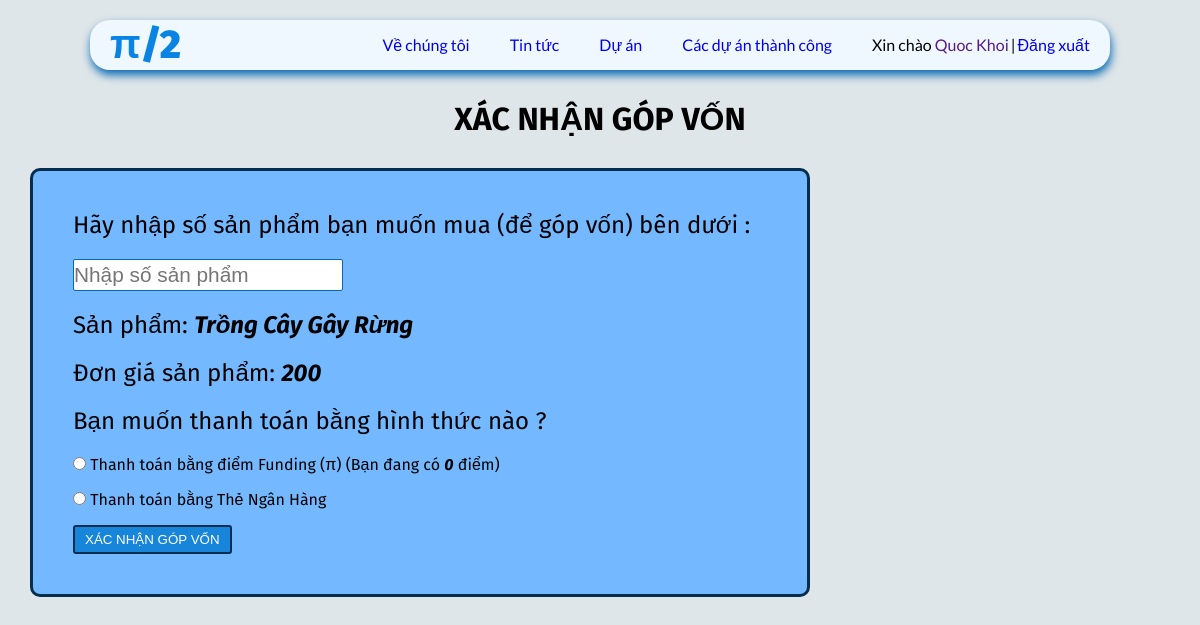
/projects/Project_1/fund/ (signed in), run on the app's committed database.
### user/models.py (models this page shows)
class User(AbstractUser):
    Money=models.IntegerField(default=0)
    Image=models.ImageField(default="/static/images/default_avatar.jpg")
    Phone=models.CharField(default='',max_length=15)

### viewproject/models.py (models this page shows)
class Project(models.Model):
    Title=models.CharField(max_length=50)
    ShortDescribe=models.TextField(default='',max_length=70)
    Content=models.TextField(default='',max_length=50)
    Owner=models.ForeignKey(User,on_delete=models.CASCADE)
    Category_Choices=[
        ('uncategorized','Chưa phân loại'),
        ('cong-nghe','Công nghệ'),
        ('dich-vu','Dịch vụ'),
        ('du-lich','Du lịch'),
        ('nong-nghiep','Nông nghiệp'),
        ('giao-duc','Giáo dục'),
    ]
    Category=models.CharField(default='',choices=Category_Choices,max_length=20)
    Image=models.ImageField( null=True, blank=True, upload_to="")
    Image_Content=models.ImageField( null=True, blank=True,upload_to="")
    GoalFund=models.IntegerField(default=0)
    RecentFund=models.IntegerField(default=0)
    DateEnd=models.DateTimeField(auto_now=True)
    IsSuccessfull=models.BooleanField(default=False)
    Location=models.CharField(default='',max_length=50)
    Price=models.IntegerField(default=0)

### viewproject/views.py (the view)
# urls.py: path('Project_<int:Project_id>/fund/', views.e, name='fund'),
def e(request,Project_id):
    p=Project.objects.get(pk=Project_id)
    context={
        "p":p,
    }
    return render(request,"thanhtoanContent.html",context)

### viewproject/templates/thanhtoanContent.html (shortened to what this page needs)
{% extends 'baseThanhToan.html' %}
{% block contents %}
<h1 class="xn">XÁC NHẬN GÓP VỐN</h1>
<div class="noi_dung">
    <form action="{% url 'XN' p.id %}" method="post">
    <p>Hãy nhập số sản phẩm bạn muốn mua (để góp vốn) bên dưới : </p>
    <input type="number" name="num" min="0" placeholder="Nhập số sản phẩm">
    <p>Sản phẩm: <i><b>{{p.Title}}</b></i></p>
    <p>Đơn giá sản phẩm: <i><b>{{p.Price}}</b></i></p>
    <p>Bạn muốn thanh toán bằng hình thức nào ?</p>
    <div>
        <input type="radio" value="1" name="choice">
        <span>Thanh toán bằng điểm Funding (π) </span>
        <span>(Bạn đang có <i><b>{{user.Money}}</b></i> điểm)</span>
    </div>
    <div>
        <input type="radio" value="2" name="choice">
        <span>Thanh toán bằng Thẻ Ngân Hàng </span>
    </div>
    <button type="submit">XÁC NHẬN GÓP VỐN</button>
    </form>
</div>
{% endblock %}

### viewproject/templates/baseThanhToan.html (shortened to what this page needs)
<!DOCTYPE html>
<html lang="en">
<head>
    {% load static %}
    <link rel="stylesheet" href = "{% static 'css/thanhtoan.css' %}" type="text/css">
</head>
<body>
    <div class="contain">
        <div class="header">
            <div class="header-top">
                <a href="" id="logo">π/2</a>
                <ul>
                    <li><a href="/aboutus">Về chúng tôi</a></li>
                    <li><a href="/news">Tin tức</a></li>
                    <li><a href="/projects">Dự án</a></li>
                    <li><a href="/successproject">Các dự án thành công</a></li>
                    {% if user.username %}
                        <li style='margin-right: 2px; text-decoration: none'> Xin chào <a href="">{{user.first_name}} {{user.last_name}}</a></li>|
                        <li style='margin-left: 2px'><a href="{% url 'logout' %}">Đăng xuất</a></li>
                    {% else %}
                        <li style='margin-right: 2px'><a href="{% url 'register' %}">Đăng ký</a> </li>|
                        <li style='margin-left: 2px'><a href="{% url 'login' %}">Đăng nhập</a> </li>
                    {% endif %}
                </ul>
            </div>
        </div>
        {% block contents %}
        {% endblock %}
    </div>
</body>
</html>

### static/css/thanhtoan.css (style rules this page uses)
* { margin: 0; padding: 0; box-sizing: border-box; }
body { font-family: 'Fira Sans', sans-serif; background-color: #dfe6e9; }
.contain { width: 100%; margin: 0 auto; }
ul { list-style: none; }
.header { padding-top: 20px; height: 100px; width: 100%; background-size: cover; background-position: center; }
a { text-decoration: none; }
.header .header-top { margin: 0 auto; width: 85%; min-height: 50px; display: flex; justify-content: space-between; align-items: center; background-color: aliceblue; border-radius: 20px; box-shadow: 1px 5px 10px #0768b3; font-family: 'Lato', sans-serif; }
.header .header-top ul { display: flex; }
.header .header-top ul li { list-style: none; margin: 0 20px; }
.header .header-top #logo { font-size: 40px; font-weight:900; display: block; margin-left: 20px; color: #0984e3; font-family: 'Fira Sans', sans-serif; }
.xn { width: fit-content; margin: 0 auto; margin-bottom: 30px; }
.noi_dung { padding: 40px; margin: 0 0 20px 30px; border-radius: 10px; border: 3.5px solid #052e4e; background-color:#74b9ff ; width: 65%; }
.noi_dung input { font-size: 130%; line-height: 30px; margin-bottom: 20px; border-radius: 2px; border: 1.5px solid #0768b3; }
.noi_dung p { margin-bottom: 20px; font-size: 150%; }
.noi_dung button { padding: 5px 10px; border-radius: 3px; border: solid 2px #052e4e; font-size: 1; color: #fff; background-color: #1685da; cursor: pointer; }

### data on the page
User: first_name "Quoc", last_name "Khoi", Money "0"
Project: Title "Trồng Cây Gây Rừng", Price "200"
